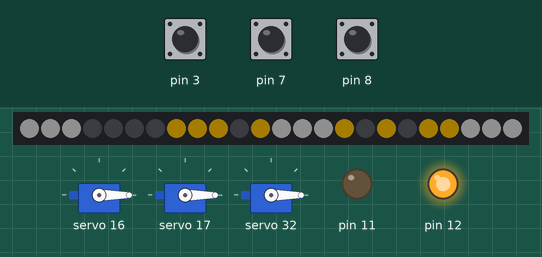
Bench run of a sketch on a simulated Arduino Uno, built with avr-gcc and run on an emulated ATmega328P. Shown: 24 RGB LEDs in strip order, left to right, 3 × servo, output pins drawn as LEDs (lit = HIGH). Dashed ring = blinking. The test bench sets the inputs (shaded band); at power-on: pin 3 HIGH, pin 7 HIGH, pin 8 HIGH. Dim RGB values are drawn brighter than linear.

Above: at 3.2 s.
3.3 s: pin 3 pulled LOW for 0.15 s
At 3.83 s:
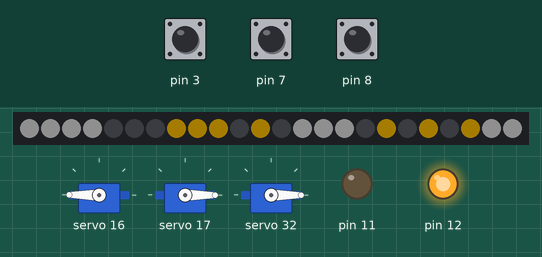
4.0 s: pin 7 pulled LOW for 3.2 s
8.7 s: pin 8 pulled LOW for 1 s
At 10.2 s:
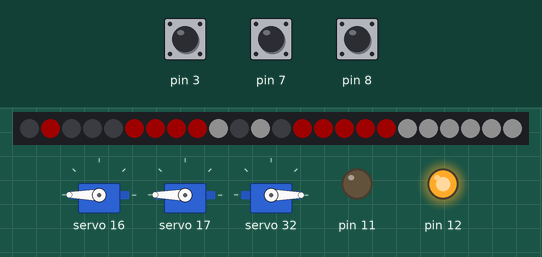
10.3 s: pin 3 pulled LOW for 1 s
11.9 s: pin 8 pulled LOW for 3.2 s
At 12.19 s:
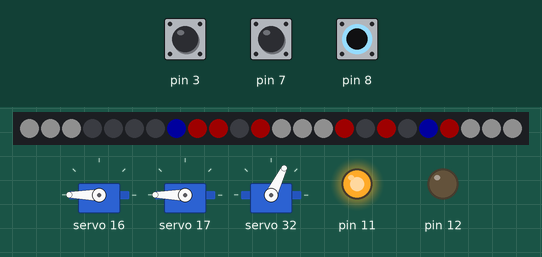
15.7 s: pin 3 pulled LOW for 3.2 s
At 17.89 s:
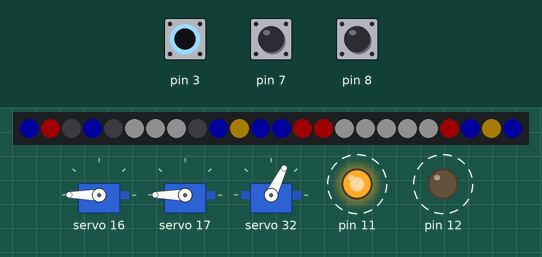
Timing chart, 0 to 20.5 s (numbered marks = the images above; inputs shaded):
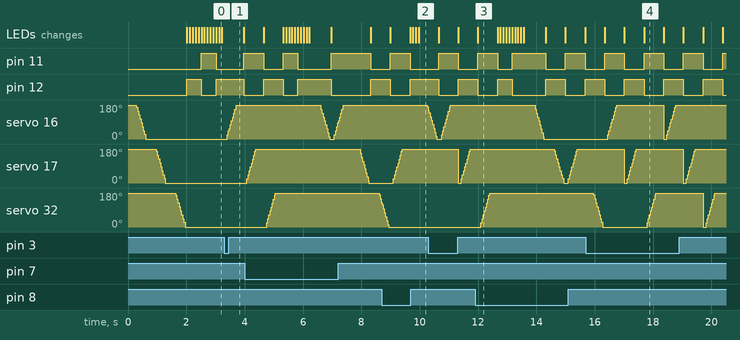

Measured:
- after the input at 3.3 s, pin 11: LOW → HIGH after 0.67 s instead of 0.22 s; pin 12: HIGH → LOW after 0.67 s instead of 0.22 s; servo 16: moves from 0° to 180° over 0.30 s, starting after 0.10 s
- after the input at 8.7 s, servo 16: 180° → 151° after 1.6 s; servo 17: moves from 0° to 180° over 0.30 s, starting after 0.40 s
- after the input at 11.9 s, servo 32: goes on until 12.4 s, then stays 180°
- by itself, servo 17: rises from 0° to 180° in 0.30 s, then falls to 0° in 3.9 s
- by itself, servo 32: rises from 0° to 180° in 0.30 s, then falls to 128° in 3.6 s

The sketch:

multitasking01.ino
```cpp
#include <Wire.h>
#include <Adafruit_PWMServoDriver.h>
#include <Adafruit_NeoPixel.h>

Adafruit_PWMServoDriver pwm1 = Adafruit_PWMServoDriver(0x41);
Adafruit_PWMServoDriver pwm2 = Adafruit_PWMServoDriver(0x42);

#define PIN            6
#define NUMPIXELS      24

Adafruit_NeoPixel pixels = Adafruit_NeoPixel(NUMPIXELS, PIN, NEO_GRB + NEO_KHZ800);

#define CLOSED_00  50
#define OPEN_00  950
#define CLOSED_01  50
#define OPEN_01  950

int pulselen;
int pixel = 0;

int R = 50;
int G = 0;
int B = 0;

unsigned long previousMillis1 = 0;
unsigned long previousMillis2 = 0;
unsigned long previousMillis3 = 0;
unsigned long previousLEDMillis = 0;
unsigned long previousPixelMillis = 0;
unsigned long previousCascadeMillis = 0;
long pixelTime = 100;
long cascadeTime = 300;
long LEDTime = 500;
long onTime1 = 3000;
long onTime2 = 3000;
long onTime3 = 3000;
int LEDState = 0;
int flag1 = 0;
int flag2 = 0;
int flag3 = 0;
int flag40 = 0;
int trigger1;
int trigger2;
int trigger3;
int trigger40;


void setup() {

pinMode (7, INPUT_PULLUP);
pinMode (8, INPUT_PULLUP);
pinMode (3, INPUT_PULLUP);
pinMode (11, OUTPUT);
pinMode (12, OUTPUT);

pwm1.begin();
pwm1.setPWMFreq(60);  // Analog servos run at ~60 Hz updates
pwm2.begin();
pwm2.setPWMFreq(60);  // Analog servos run at ~60 Hz updates
pixels.begin();

servoboard1(0, 0, OPEN_00, CLOSED_00);
servoboard1(1, 0, OPEN_00, CLOSED_00);
servoboard2(0, 0, OPEN_00, CLOSED_00);

}

int servoboard1(int servo, int state, int opened, int closed) {
  if (state == 1){
        for (pulselen = closed; pulselen < opened; pulselen++) {
    pwm1.setPWM(servo, 0, pulselen);
    }
  }
  if (state == 0){
       for (pulselen = opened; pulselen > closed; pulselen--) {
    pwm1.setPWM(servo, 0, pulselen);
    }
  }
}

int servoboard2(int servo, int state, int opened, int closed) {
  if (state == 1){
        for (pulselen = closed; pulselen < opened; pulselen++) {
    pwm2.setPWM(servo, 0, pulselen);
    }
  }
  if (state == 0){
       for (pulselen = opened; pulselen > closed; pulselen--) {
    pwm2.setPWM(servo, 0, pulselen);
    }
  }
}

void loop() {
  unsigned long currentMillis = millis();

  if (LEDState == 0 && (currentMillis - previousLEDMillis >= LEDTime)) {
    digitalWrite(11, 0);
    digitalWrite(12, 1);
    LEDState = 1;
    previousLEDMillis = currentMillis;
  }
  else if (LEDState == 1 && (currentMillis - previousLEDMillis >= LEDTime)) {
    digitalWrite(11, 1);
    digitalWrite(12, 0);
    LEDState = 0;
    previousLEDMillis = currentMillis;
  }


  if (currentMillis - previousPixelMillis >= pixelTime) {
    pixels.setPixelColor(pixel, pixels.Color(R,G,B));
    pixels.setPixelColor((pixel-3), pixels.Color(R,G,B));
    pixels.setPixelColor((pixel+3), pixels.Color(15,15,15));
    pixels.setPixelColor((pixel-9), pixels.Color(15,15,15));
    pixels.setPixelColor((pixel+9), pixels.Color(R,G,B));
    pixels.setPixelColor((pixel-15), pixels.Color(R,G,B));
    pixels.setPixelColor((pixel+15), pixels.Color(15,15,15));
    pixels.setPixelColor((pixel-21), pixels.Color(15,15,15));
    pixels.setPixelColor((pixel+21), pixels.Color(R,G,B));
    pixels.setPixelColor(((pixel+4)/3), pixels.Color(0,0,0));
    pixels.setPixelColor(((pixel-2))*2, pixels.Color(0,0,0));
    pixels.setPixelColor(((pixel-6))*2, pixels.Color(0,0,0));
    pixels.show(); // This sends the updated pixel color to the hardware.
    pixel=pixel+1;

    if (flag1 == 2){
      R = 30;
      B = 0;
      G = 0;
    }
    else if (flag2 == 2) {
      B = 30;
      R = 0;
      G = 0;
    }
    else {
      R = 40;
      G = 30;
      B = 0;
  }
    if (pixel==23) {
       pixel = 0;
     }
  previousPixelMillis = currentMillis;
}

  trigger1 = digitalRead(7);
  trigger2 = digitalRead(8);
  trigger40 = digitalRead(3);

  if (trigger1 == 0 && flag1 == 0) {
  flag1 = 1;
  }
  if (trigger2 == 0 && flag2 == 0) {
  flag2 = 1;
  }
  if (trigger40 == 0 && flag40 == 0) {
  flag40 = 1;
  }

  if (flag40 == 1 && (currentMillis - previousCascadeMillis >= cascadeTime)) {
    flag1 = 1;
    flag40 = 2;
    previousCascadeMillis = currentMillis;
  }
    else if (flag40 == 2 && (currentMillis - previousCascadeMillis >= cascadeTime)) {
    flag2 = 1;
    flag40 = 3;
    previousCascadeMillis = currentMillis;
  }
    else if (flag40 == 3 && (currentMillis - previousCascadeMillis >= cascadeTime)) {
    flag3 = 1;
    flag40 = 0;
    previousCascadeMillis = currentMillis;
  }


  if (flag1 == 1) {
    //digitalWrite(11, HIGH);
    servoboard1(0, 1, OPEN_00, CLOSED_00);
    flag1 = 2;
    previousMillis1 = currentMillis;
  }
  else if (flag1 == 2 && (currentMillis - previousMillis1 >= onTime1)) {
    //digitalWrite(11, LOW);
    servoboard1(0, 0, OPEN_00, CLOSED_00);
    flag1 = 0;
    previousMillis1 = currentMillis;
  }


  if (flag2 == 1) {
    //digitalWrite(12, HIGH);
    servoboard1(1, 1, OPEN_00, CLOSED_00);
    flag2 = 2;
    previousMillis2 = currentMillis;
  }
  else if (flag2 == 2 && (currentMillis - previousMillis2 >= onTime2)) {
    //digitalWrite(12, LOW);
    servoboard1(1, 0, OPEN_00, CLOSED_00);
    flag2 = 0;
    previousMillis2 = currentMillis;
  }


    if (flag3 == 1) {
    //digitalWrite(12, HIGH);
    servoboard2(0, 1, OPEN_00, CLOSED_00);
    flag3 = 2;
    previousMillis3 = currentMillis;
  }
  else if (flag3 == 2 && (currentMillis - previousMillis3 >= onTime3)) {
    //digitalWrite(12, LOW);
    servoboard2(0, 0, OPEN_00, CLOSED_00);
    flag3 = 0;
    previousMillis3 = currentMillis;
  }

}
```
